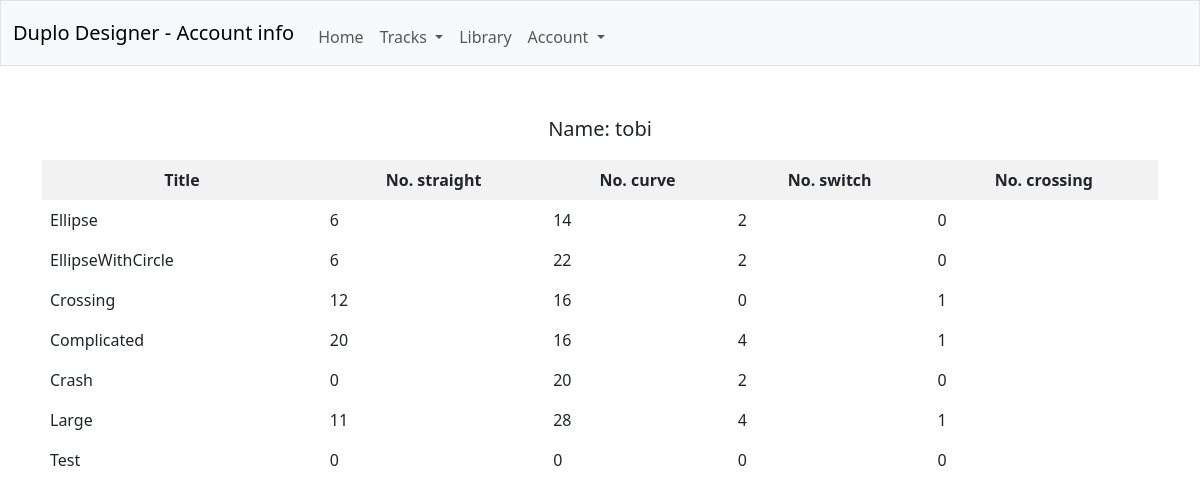
The page /user_info (signed in) on the database as committed earlier.
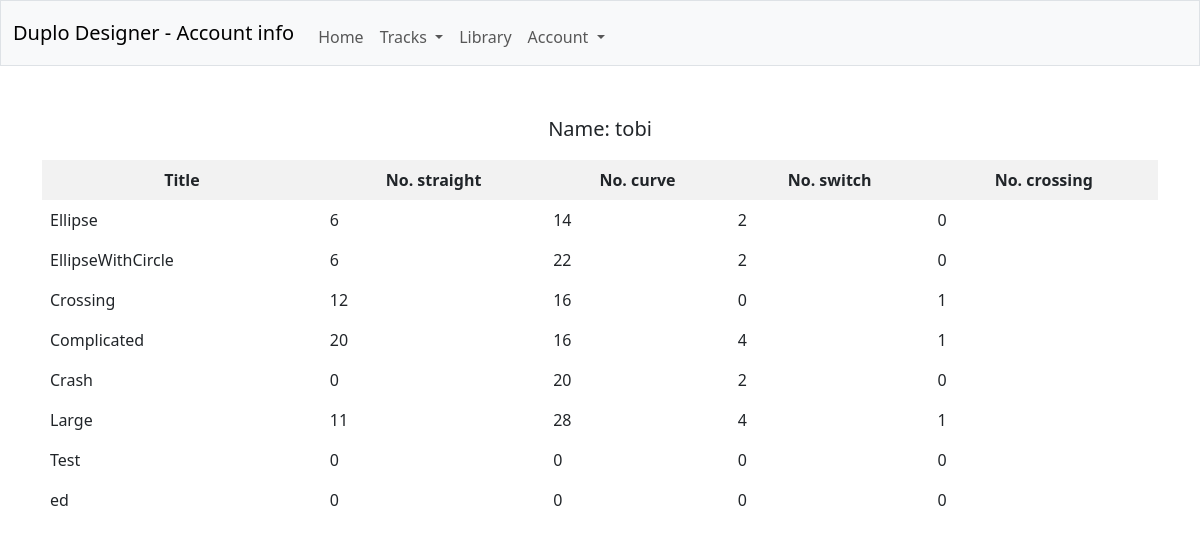
The same page on the database as committed later.
### tables this page shows
CREATE TABLE users (id integer primary key autoincrement, name text not null, hash text not null,
straight integer, curve integer, switch integer, crossing integer);

CREATE TABLE tracks (id INTEGER PRIMARY KEY AUTOINCREMENT, user_id INTEGER NOT NULL, title TEXT NOT NULL,
 CONSTRAINT fk_users FOREIGN KEY (user_id) REFERENCES users(id) ON DELETE CASCADE);

### app.py (the view)
@app.route("/user_info")
def user_info():
    name = users_read_by_id(id = session['user_id'])[0]['name']
    tracks = tracks_read(user_id = session['user_id'])
    track_info = []
    for t in tracks:
        pieces = [ i['piece'] for i in pieces_read(track_id = t['id'])]
        print(pieces)
        dct = {p:sum(1 for i in pieces if i == p) for p in PIECE_TYPES}
        dct['title'] = t['title']
        track_info.append(dct)
    print(track_info)
    return render_template("user_info.html", name = name, track_info = track_info)

### helpers.py (called while the page is built)
def sql(cmd):
    if DEBUG:
        print(cmd)
    result = db.session.execute(text(cmd))
    if any(i in cmd for i in ['insert', 'update', 'delete', 'PRAGMA']):
        db.session.commit()
    if 'select' in cmd:
        result = [dict(row._mapping) for row in result]
        if DEBUG:
            print('---')
            print('sql result:')
            print(result)
            print('---')
        return result

### sql_layouts.py (called while the page is built)
def pieces_read(track_id):
    cmd = f"select piece from pieces where track_id = '{track_id}' order by idx"
    return sql(cmd)

### sql_tracks.py (called while the page is built)
def tracks_read(user_id):
    cmd = f"select id, title from tracks where user_id = '{user_id}'"
    return sql(cmd)

### sql_users.py (called while the page is built)
def users_read_by_id(id):
    cmd = f"select id, name from users where id = '{id}'"
    return sql(cmd)

### templates/user_info.html
{% extends "layout.html" %}
{% block title %}
    Account info
{% endblock %}
{% block main %}
<p style = "font-size:20px">
Name: {{ name }}
</p>
<table>
    <tr>
        <th>Title</th>
        <th>No. straight</th>
        <th>No. curve</th>
        <th>No. switch</th>
        <th>No. crossing</th>
    </tr>
{% for row in track_info %}
<tr>
  <td>{{ row['title'] }}</td>
  <td>{{ row['straight'] }}</td>
  <td>{{ row['curve'] }}</td>
  <td>{{ row['switch'] }}</td>
  <td>{{ row['crossing'] }}</td>
</tr>
{% endfor %}
</table>
{% endblock %}

### templates/layout.html (shortened to what this page needs)
<!DOCTYPE html>
<html lang="en">
    <head>
        <link href="https://cdn.jsdelivr.net/npm/bootstrap@5.3.3/dist/css/bootstrap.min.css" rel="stylesheet">
    </head>
    <body>
        <nav class="bg-light border navbar navbar-expand-md navbar-light">
            <div class="container-fluid">
                <a class="navbar-brand" href="/">Duplo Designer - {% block title %}{% endblock %}</a>
                <div class="collapse navbar-collapse" id="navbar">
                    {% if session["user_id"] %}
                        <ul class="navbar-nav me-auto mt-2">
                            <li class="nav-item"><a class="nav-link" href="/">Home</a></li>
                            <li class="nav-item dropdown">
                                <a class="nav-link dropdown-toggle" href="#" id="trackDropdown" role="button" data-bs-toggle="dropdown" aria-haspopup="true" aria-expanded="false">
                                  Tracks
                                </a>
                              </li>
                              <li class="nav-item"><a class="nav-link" href="/library_set">Library</a></li>
                            <li class="nav-item dropdown">
                                <a class="nav-link dropdown-toggle" href="#" id="trackDropdown" role="button" data-bs-toggle="dropdown" aria-haspopup="true" aria-expanded="false">
                                  Account
                                </a>
                              </li>
                        </ul>
                    {% else %}
                        <ul class="navbar-nav me-auto mt-2">
                            <li class="nav-item"><a class="nav-link" href="/user_register">Register</a></li>
                            <li class="nav-item"><a class="nav-link" href="/user_login">Log In</a></li>
                        </ul>
                    {% endif %}
                </div>
            </div>
        </nav>
        <main class="container py-5 text-center">
            {% block main %}{% endblock %}
        </main>
    </body>
</html>

### templates/layout.html (style rules this page uses)
table { width: 100%; border-collapse: collapse; }
th, td { border: 1px solid black; padding: 8px; text-align: left; }
th { background-color: #f2f2f2; }

Rows that differ between the two databases and show on the page:
added tracks: title "ed", straight "0", curve "0", switch "0", crossing "0"
